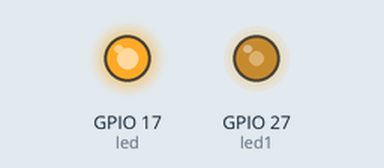
The program below on a simulated Raspberry Pi (BCM pin numbers). Shown: output pins drawn as LEDs (lit = HIGH).

Above: at 0.1 s.
Timing chart, 0 to 1.6 s (numbered marks = the images above):
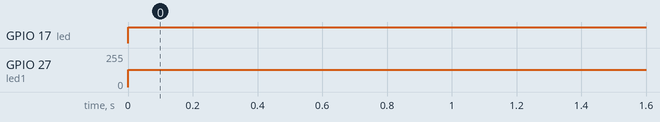

The program:

gpio_led.py
```python
from gpiozero import Button, TrafficLights
from signal import pause
from time import sleep
from gpiozero import PWMLED


led = PWMLED(17)
led1 = PWMLED(27)

while True:
    led.value = 1
    led1.value = 0.5
```

Measured:
- by itself, GPIO 17 (led): LOW → HIGH at 0.00 s
- by itself, GPIO 27 (led1): 0/255 → 128/255 at 0.00 s
